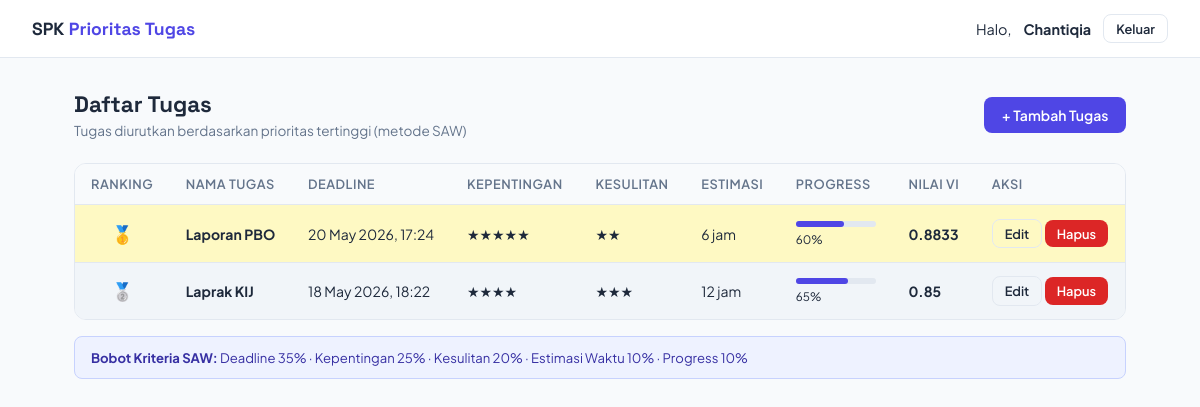
/index.php (signed in), run on the app's committed database.
### tables this page shows
CREATE TABLE `tugas` (
  `id` int NOT NULL,
  `user_id` int NOT NULL,
  `nama_tugas` varchar(255) NOT NULL,
  `deadline` datetime NOT NULL,
  `kepentingan` int NOT NULL,
  `kesulitan` int NOT NULL,
  `estimasi` float NOT NULL,
  `progress` int NOT NULL,
  `created_at` timestamp NULL DEFAULT CURRENT_TIMESTAMP
);

### includes/saw.php (called while the page is built, shortened)
<?php
function konversiDeadline(string $deadline): int
{
    $sisaJam = (strtotime($deadline) - time()) / 3600;
    if ($sisaJam < 72)      return 4;
    if ($sisaJam < 168)     return 3;
    return 1;
}
function hitungSAW(array $tugasList): array
{
    foreach ($tugasList as &$t) {
        $t['c1'] = konversiDeadline($t['deadline']);
        $t['c2'] = (int) $t['kepentingan'];
        $t['c3'] = (int) $t['kesulitan'];
        $t['c4'] = (float) $t['estimasi'];
    }
    $min = ['c1' => PHP_INT_MAX];
    $max = ['c2' => PHP_INT_MIN, 'c3' => PHP_INT_MIN, 'c4' => PHP_INT_MIN, 'c5' => PHP_INT_MIN];
    foreach ($tugasList as $t) {
        $min['c1'] = min($min['c1'], $t['c1']);
        $max['c2'] = max($max['c2'], $t['c2']);
        $max['c3'] = max($max['c3'], $t['c3']);
        $max['c4'] = max($max['c4'], $t['c4']);
        $max['c5'] = max($max['c5'], $t['c5']);
    }
    foreach ($tugasList as &$t) {
        $t['r1'] = ($t['c1'] > 0) ? $min['c1'] / $t['c1'] : 0;
        $t['r2'] = ($max['c2'] > 0) ? $t['c2'] / $max['c2'] : 0;
        $t['r3'] = ($max['c3'] > 0) ? $t['c3'] / $max['c3'] : 0;
        $t['r4'] = ($max['c4'] > 0) ? $t['c4'] / $max['c4'] : 0;
        $t['r5'] = ($max['c5'] > 0) ? $t['c5'] / $max['c5'] : 0;
    }
    usort($tugasList, fn($a, $b) => $b['vi'] <=> $a['vi']);
    return $tugasList;
}

### index.php (the view, shortened to what this page needs)
<?php
require_once __DIR__ . '/includes/session.php';
require_once __DIR__ . '/includes/saw.php';
$stmt = $pdo->prepare("SELECT * FROM tugas WHERE user_id = ? ORDER BY created_at DESC");
$stmt->execute([$_SESSION['user_id']]);
$tugasList = $stmt->fetchAll(PDO::FETCH_ASSOC);
$ranked = hitungSAW($tugasList);
?>
<!DOCTYPE html>
<html lang="id">
<head>
    <link rel="stylesheet" href="<?= BASE_URL ?>/css/style.css">
</head>
<body>
<nav class="navbar">
    <div class="navbar-brand">SPK <span>Prioritas Tugas</span></div>
    <div class="navbar-user">
        Halo, <strong><?= htmlspecialchars($_SESSION['nama']) ?></strong>
        <a href="<?= BASE_URL ?>/auth/logout.php" class="btn btn-outline btn-sm">Keluar</a>
    </div>
</nav>
<div class="container">
    <div class="page-header">
        <div>
            <h2>Daftar Tugas</h2>
            <p class="text-muted">Tugas diurutkan berdasarkan prioritas tertinggi (metode SAW)</p>
        </div>
        <a href="<?= BASE_URL ?>/tugas/tambah.php" class="btn btn-primary">+ Tambah Tugas</a>
    </div>
    <?php if (empty($ranked)): ?>
        <div class="empty-state">
            <p>Belum ada tugas. <a href="<?= BASE_URL ?>/tugas/tambah.php">Tambah tugas pertama kamu!</a></p>
        </div>
    <?php else: ?>
    <div class="table-wrapper">
        <table class="table">
            <thead>
                <tr>
                    <th>Ranking</th>
                    <th>Nama Tugas</th>
                    <th>Deadline</th>
                    <th>Kepentingan</th>
                    <th>Kesulitan</th>
                    <th>Estimasi</th>
                    <th>Progress</th>
                    <th>Nilai Vi</th>
                    <th>Aksi</th>
                </tr>
            </thead>
            <tbody>
                <?php foreach ($ranked as $t): ?>
                <tr class="<?= $t['ranking'] <= 3 ? 'row-top-' . $t['ranking'] : '' ?>">
                    <td class="rank-cell">
                        <?php if ($t['ranking'] === 1): ?>🥇
                        <?php elseif ($t['ranking'] === 2): ?>🥈
                        <?php elseif ($t['ranking'] === 3): ?>🥉
                        <?php else: ?><?= $t['ranking'] ?>
                        <?php endif; ?>
                    </td>
                    <td><strong><?= htmlspecialchars($t['nama_tugas']) ?></strong></td>
                    <td><?= date('d M Y, H:i', strtotime($t['deadline'])) ?></td>
                    <td><?= str_repeat('★', $t['kepentingan']) ?></td>
                    <td><?= str_repeat('★', $t['kesulitan']) ?></td>
                    <td><?= $t['estimasi'] ?> jam</td>
                    <td>
                        <div class="progress-bar">
                            <div class="progress-fill" style="width: <?= $t['progress'] ?>%"></div>
                        </div>
                        <small><?= $t['progress'] ?>%</small>
                    </td>
                    <td><strong><?= $t['vi'] ?></strong></td>
                    <td>
                        <a href="<?= BASE_URL ?>/tugas/edit.php?id=<?= $t['id'] ?>" class="btn btn-outline btn-sm">Edit</a>
                        <a href="<?= BASE_URL ?>/tugas/hapus.php?id=<?= $t['id'] ?>" class="btn btn-danger btn-sm"
                           onclick="return confirm('Hapus tugas ini?')">Hapus</a>
                    </td>
                </tr>
                <?php endforeach; ?>
            </tbody>
        </table>
    </div>
    <div class="info-box">
        <strong>Bobot Kriteria SAW:</strong>
        Deadline 35% · Kepentingan 25% · Kesulitan 20% · Estimasi Waktu 10% · Progress 10%
    </div>
    <?php endif; ?>
</div>
</body>
</html>

### css/style.css (style rules this page uses)
:root { --primary: #4f46e5; --primary-dark:#3730a3; --success: #16a34a; --danger: #dc2626; --warning: #d97706; --bg: #f8fafc; --surface: #ffffff; --border: #e2e8f0; --text: #1e293b; --muted: #64748b; --rank1: #fef9c3; --rank2: #f1f5f9; --rank3: #fff7ed; }
*, *::before, *::after { box-sizing: border-box; margin: 0; padding: 0; }
body { font-family: 'Plus Jakarta Sans', sans-serif; background: var(--bg); color: var(--text); min-height: 100vh; }
.navbar { background: var(--surface); border-bottom: 1px solid var(--border); padding: 0.875rem 2rem; display: flex; align-items: center; justify-content: space-between; position: sticky; top: 0; z-index: 100; }
.navbar-brand { font-family: 'Space Grotesk', sans-serif; font-weight: 700; font-size: 1.1rem; color: var(--text); }
.navbar-brand span { color: var(--primary); }
.navbar-user { display: flex; align-items: center; gap: 0.75rem; font-size: 0.9rem; }
.container { max-width: 1100px; margin: 0 auto; padding: 2rem 1.5rem; }
.btn { display: inline-flex; align-items: center; padding: 0.55rem 1.1rem; border-radius: 8px; font-size: 0.875rem; font-weight: 600; font-family: inherit; cursor: pointer; border: none; text-decoration: none; transition: all 0.15s; }
.btn-primary { background: var(--primary); color: #fff; }
.btn-outline { background: transparent; color: var(--text); border: 1px solid var(--border); }
.btn-danger { background: var(--danger); color: #fff; }
.btn-sm { padding: 0.35rem 0.75rem; font-size: 0.8rem; }
.page-header { display: flex; align-items: center; justify-content: space-between; margin-bottom: 1.5rem; }
.page-header h2 { font-size: 1.4rem; font-family: 'Space Grotesk', sans-serif; }
.text-muted { color: var(--muted); font-size: 0.85rem; margin-top: 0.2rem; }
.table-wrapper { background: var(--surface); border: 1px solid var(--border); border-radius: 12px; overflow: hidden; }
.table { width: 100%; border-collapse: collapse; font-size: 0.875rem; }
.table thead { background: var(--bg); }
.table th { padding: 0.75rem 1rem; text-align: left; font-weight: 600; font-size: 0.8rem; text-transform: uppercase; letter-spacing: 0.04em; color: var(--muted); border-bottom: 1px solid var(--border); }
.table td { padding: 0.85rem 1rem; border-bottom: 1px solid var(--border); vertical-align: middle; }
.table tbody tr:last-child td { border-bottom: none; }
.row-top-1 { background: var(--rank1) !important; }
.row-top-2 { background: var(--rank2) !important; }
.rank-cell { font-size: 1.1rem; text-align: center; }
.progress-bar { background: var(--border); border-radius: 99px; height: 6px; width: 80px; margin-bottom: 2px; }
.progress-fill { background: var(--primary); height: 100%; border-radius: 99px; transition: width 0.3s; }
.info-box { margin-top: 1rem; background: #eef2ff; border: 1px solid #c7d2fe; border-radius: 8px; padding: 0.75rem 1rem; font-size: 0.82rem; color: #3730a3; }

### data on the page
tugas: nama_tugas "Laporan PBO", deadline "20 May 2026, 17:24", kepentingan "★★★★★", kesulitan "★★", estimasi "6", progress "60", vi "0.8833"
tugas: nama_tugas "Laprak KIJ", deadline "18 May 2026, 18:22", kepentingan "★★★★", kesulitan "★★★", estimasi "12", progress "65", vi "0.85"

### other printed values
$_SESSION['nama'] "Chantiqia"
